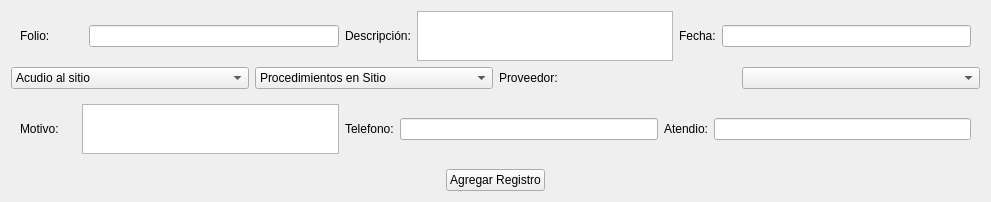
                      <widget class="QWidget" name="scrollAreaWidgetContents_14">
                       <property name="geometry">
                        <rect>
                         <x>0</x>
                         <y>0</y>
                         <width>991</width>
                         <height>193</height>
                        </rect>
                       </property>
                       <layout class="QVBoxLayout" name="verticalLayout_55">
                        <item>
                         <widget class="QWidget" name="widget_34" native="true">
                          <layout class="QHBoxLayout" name="horizontalLayout_45">
                           <property name="topMargin">
                            <number>0</number>
                           </property>
                           <property name="bottomMargin">
                            <number>0</number>
                           </property>
                           <item>
                            <widget class="QLabel" name="label_51">
                             <property name="text">
                              <string>Folio:          </string>
                             </property>
                            </widget>
                           </item>
                           <item>
                            <widget class="QLineEdit" name="R_Folio"/>
                           </item>
                           <item>
                            <widget class="QLabel" name="label_52">
                             <property name="text">
                              <string>Descripción:</string>
                             </property>
                            </widget>
                           </item>
                           <item>
                            <widget class="QTextEdit" name="R_Descrip">
                             <property name="maximumSize">
                              <size>
                               <width>16777215</width>
                               <height>50</height>
                              </size>
                             </property>
                            </widget>
                           </item>
                           <item>
                            <widget class="QLabel" name="label_53">
                             <property name="text">
                              <string>Fecha:</string>
                             </property>
                            </widget>
                           </item>
                           <item>
                            <widget class="QLineEdit" name="R_Fecha"/>
                           </item>
                          </layout>
                         </widget>
                        </item>
                        <item>
                         <widget class="QWidget" name="widget_35" native="true">
                          <layout class="QHBoxLayout" name="horizontalLayout_46">
                           <property name="leftMargin">
                            <number>0</number>
                           </property>
                           <property name="topMargin">
                            <number>0</number>
                           </property>
                           <property name="rightMargin">
                            <number>0</number>
                           </property>
                           <property name="bottomMargin">
                            <number>0</number>
                           </property>
                           <item>
                            <widget class="QComboBox" name="R_ACUDIO">
                             <item>
                              <property name="text">
                               <string>Acudio al sitio</string>
                              </property>
                             </item>
                             <item>
                              <property name="text">
                               <string>No acudio al sitio</string>
                              </property>
                             </item>
                            </widget>
                           </item>
                           <item>
                            <widget class="QComboBox" name="R_REMOSIT">
                             <item>
                              <property name="text">
                               <string>Procedimientos en Sitio</string>
                              </property>
                             </item>
                             <item>
                              <property name="text">
                               <string>Procedimiento de manera Remota</string>
                              </property>
                             </item>
                            </widget>
                           </item>
                           <item>
                            <widget class="QLabel" name="label_81">
                             <property name="text">
                              <string>Proveedor:</string>
                             </property>
                            </widget>
                           </item>
                           <item>
                            <widget class="QComboBox" name="R_PROV"/>
                           </item>
                          </layout>
                         </widget>
                        </item>
                        <item>
                         <widget class="QWidget" name="widget_36" native="true">
                          <layout class="QHBoxLayout" name="horizontalLayout_47">
                           <item>
                            <widget class="QLabel" name="label_54">
                             <property name="text">
                              <string>Motivo:     </string>
                             </property>
                            </widget>
                           </item>
                           <item>
                            <widget class="QTextEdit" name="R_MOT">
                             <property name="maximumSize">
                              <size>
                               <width>16777215</width>
                               <height>50</height>
                              </size>
                             </property>
                            </widget>
                           </item>
                           <item>
                            <widget class="QLabel" name="label_55">
                             <property name="text">
                              <string>Telefono:</string>
                             </property>
                            </widget>
                           </item>
                           <item>
                            <widget class="QLineEdit" name="R_TEL"/>
                           </item>
                           <item>
                            <widget class="QLabel" name="label_56">
                             <property name="text">
                              <string>Atendio:</string>
                             </property>
                            </widget>
                           </item>
                           <item>
                            <widget class="QLineEdit" name="R_ATEND"/>
                           </item>
                          </layout>
                         </widget>
                        </item>
                        <item alignment="Qt::AlignHCenter">
                         <widget class="QPushButton" name="R_ADD">
                          <property name="text">
                           <string>Agregar Registro</string>
                          </property>
                         </widget>
                        </item>
                       </layout>
                      </widget>
